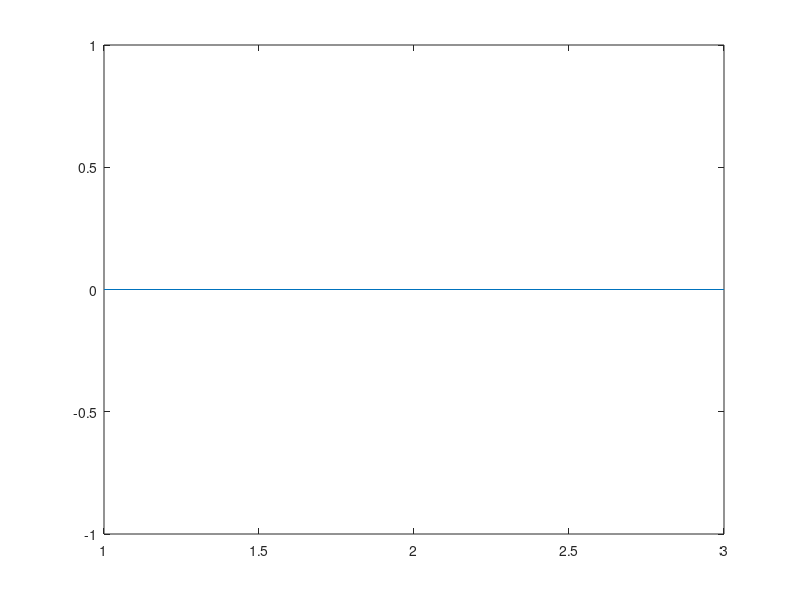

Write MATLAB code to recreate this figure. (Note: this script raises an error after producing the figure.)
clear all
close all
clc
%Reading in CSV data
data = csvread('Walking 36 Steps.txt');
% Data is in format [time, xData, yData, zData] 
% Time is in microseconds
time = data(:,1)/1000000;
xData = data(:,2);
yData = data(:,3);
zData = data(:,4);

%Find the average time in between ticks
avgDT = (time(end) - time(1)) / length(time)
Freq = 1/avgDT

%Center RAW x,y,z ACCELERATION data at 0
xData = xData - mean(xData);
yData = yData - mean(yData);
zData = zData - mean(zData);

% Find sum of RAW x,y,z ACEELERATION data
sumData = xData + yData + zData;

% Preliminary orientation of x,y,z data (not necessary right now)
xyData = xData + yData;
xzData = xData + zData;
yzData = yData + zData;


% Window for moving average filter (Higher value = More Smoothing, More Delay)
avgWindow = 8;

% Plot RAW Acceleration Data
figure
plot([xData yData zData])

%Plot FILTERED Acceleration Data
figure 
xAcc = mAvgFilter2(xData,avgWindow);
yAcc = mAvgFilter2(yData,avgWindow);
zAcc = mAvgFilter2(zData,avgWindow);

% Sum of Filtered x,y,z Acceleration Data
sumAcc = xAcc + yAcc + zAcc;

% Preliminary Filtered orientation x,y,z data (not necessary right now)
xyAcc = mAvgFilter2(xyData,avgWindow);
xzAcc = mAvgFilter2(xzData,avgWindow);
yzAcc = mAvgFilter2(yzData,avgWindow);

% Plot Filtered Sum, x,y,z Acceleration Data
plot([sumAcc xAcc yAcc zAcc])
legend('sumAcc','xAcc','yAcc','zAcc')

% Take derivative of Acceleration (Jerk
% Derivative = backDiff(Data, filterWindow)
xJerk = backDiff(xAcc,avgWindow);
yJerk = backDiff(yAcc,avgWindow);
zJerk = backDiff(zAcc,avgWindow);
sumJerk = xJerk + yJerk + zJerk;

xyJerk = mAvgFilter2(xJerk + yJerk, avgWindow);
xzJerk = mAvgFilter2(xJerk + zJerk,avgWindow);
yzJerk = mAvgFilter2(yJerk + zJerk,avgWindow);

% Plot Jerk Data (IMPORTANT DATA)
figure 
plot([sumJerk xJerk yJerk zJerk])
title('xJerk & yJerk; zJerk')
legend('sum','x','y','z')

% Plot 2D sums for orientated data (UNUSED)
% figure
% plot([sumJerk xyJerk xzJerk yzJerk])
% legend('sumJerk', 'xyJerk', 'xzJerk', 'yzJerk')
%% Splitting Data
cellSum = splitRawAcc(sumAcc,avgWindow, 150);
stepsCount = 0;
recompJerk=[];
recompAcc = [];
length(cellSum)
for i = 1:length(cellSum)
    temp = backDiff(cellSum{i},avgWindow);
    %stepsCount = stepsCount + countPeaks(sumCellJerk{i},50);
    recompAcc = cat(1,recompAcc,  cellSum{i});
    recompJerk = cat(1,recompJerk,  temp);
end
stepsCount = countPeaks(recompJerk, 105)
figure 
plot(recompJerk)
title('Recomposed Jerk')
figure
plot(recompAcc)
title('Recomposed Acceleration')
%%
close all
figure
peakArray = getPeaks(sumAcc, avgWindow);
plot([peakArray', sumAcc])
figure
splined = getSplinedMean(sumAcc, avgWindow);
plot((sumAcc - splined'));
title('Linear Splines')